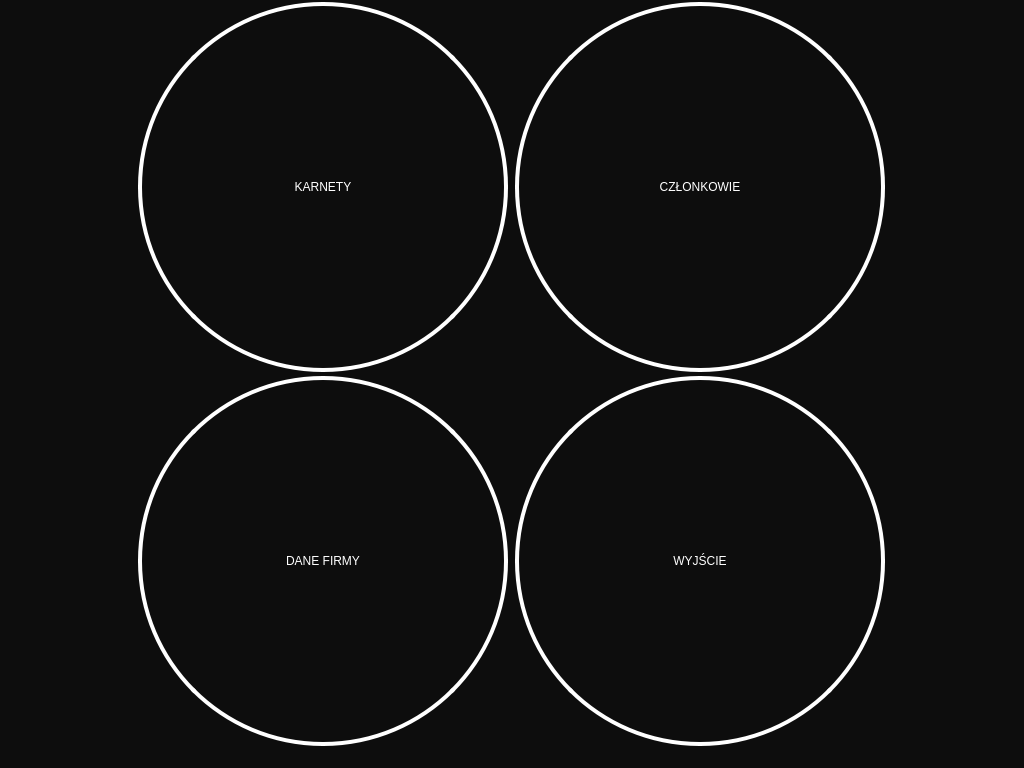
<?xml version="1.0" encoding="UTF-8"?>
<ui version="4.0">
 <class>AdministrationScreen</class>
 <widget class="QDialog" name="AdministrationScreen">
  <property name="geometry">
   <rect>
    <x>0</x>
    <y>0</y>
    <width>1024</width>
    <height>768</height>
   </rect>
  </property>
  <property name="minimumSize">
   <size>
    <width>1024</width>
    <height>768</height>
   </size>
  </property>
  <property name="maximumSize">
   <size>
    <width>1024</width>
    <height>768</height>
   </size>
  </property>
  <property name="windowTitle">
   <string>Dialog</string>
  </property>
  <property name="styleSheet">
   <string notr="true">background-color: rgb(13, 13, 13);</string>
  </property>
  <widget class="QPushButton" name="karnety">
   <property name="geometry">
    <rect>
     <x>138</x>
     <y>2</y>
     <width>370</width>
     <height>370</height>
    </rect>
   </property>
   <property name="styleSheet">
    <string notr="true">background-color: rgb(13, 13, 13);
border-style: solid;
border-width:4px;
border-radius:185px;
border-color: white;
max-width:362px;
max-height:362px;
min-width:362px;
min-height:362px;

font: 75 30pt &quot;Tahoma&quot;;
color: rgb(255, 255, 255);</string>
   </property>
   <property name="text">
    <string>KARNETY</string>
   </property>
   <property name="iconSize">
    <size>
     <width>16</width>
     <height>16</height>
    </size>
   </property>
  </widget>
  <widget class="QPushButton" name="czlonkowie">
   <property name="geometry">
    <rect>
     <x>515</x>
     <y>2</y>
     <width>370</width>
     <height>370</height>
    </rect>
   </property>
   <property name="styleSheet">
    <string notr="true">background-color: rgb(13, 13, 13);
border-style: solid;
border-width:4px;
border-radius:185px;
border-color: white;
max-width:362px;
max-height:362px;
min-width:362px;
min-height:362px;

font: 75 30pt &quot;Tahoma&quot;;
color: rgb(255, 255, 255);</string>
   </property>
   <property name="text">
    <string>CZŁONKOWIE</string>
   </property>
   <property name="iconSize">
    <size>
     <width>16</width>
     <height>16</height>
    </size>
   </property>
  </widget>
  <widget class="QPushButton" name="dane_firmy">
   <property name="geometry">
    <rect>
     <x>138</x>
     <y>376</y>
     <width>370</width>
     <height>370</height>
    </rect>
   </property>
   <property name="styleSheet">
    <string notr="true">background-color: rgb(13, 13, 13);
border-style: solid;
border-width:4px;
border-radius:185px;
border-color: white;
max-width:362px;
max-height:362px;
min-width:362px;
min-height:362px;

font: 75 30pt &quot;Tahoma&quot;;
color: rgb(255, 255, 255);</string>
   </property>
   <property name="text">
    <string>DANE FIRMY</string>
   </property>
   <property name="iconSize">
    <size>
     <width>16</width>
     <height>16</height>
    </size>
   </property>
  </widget>
  <widget class="QPushButton" name="wyjscie">
   <property name="geometry">
    <rect>
     <x>515</x>
     <y>376</y>
     <width>370</width>
     <height>370</height>
    </rect>
   </property>
   <property name="styleSheet">
    <string notr="true">background-color: rgb(13, 13, 13);
border-style: solid;
border-width:4px;
border-radius:185px;
border-color: white;
max-width:362px;
max-height:362px;
min-width:362px;
min-height:362px;

font: 75 30pt &quot;Tahoma&quot;;
color: rgb(255, 255, 255);</string>
   </property>
   <property name="text">
    <string>WYJŚCIE</string>
   </property>
   <property name="iconSize">
    <size>
     <width>16</width>
     <height>16</height>
    </size>
   </property>
  </widget>
 </widget>
 <resources/>
 <connections/>
</ui>
